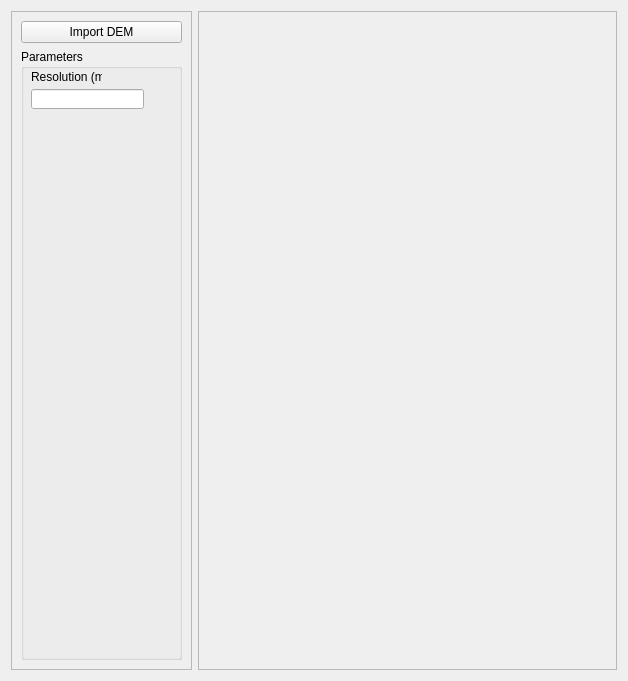
          <widget class="QWidget" name="Importdata">
           <attribute name="title">
            <string>Import DEM Data</string>
           </attribute>
           <layout class="QFormLayout" name="formLayout_3">
            <item row="0" column="0">
             <widget class="QFrame" name="frame_7">
              <property name="minimumSize">
               <size>
                <width>161</width>
                <height>659</height>
               </size>
              </property>
              <property name="frameShape">
               <enum>QFrame::StyledPanel</enum>
              </property>
              <property name="frameShadow">
               <enum>QFrame::Raised</enum>
              </property>
              <layout class="QGridLayout" name="gridLayout_2">
               <item row="0" column="0">
                <widget class="QPushButton" name="ImportDEM">
                 <property name="text">
                  <string>Import DEM</string>
                 </property>
                </widget>
               </item>
               <item row="1" column="0">
                <widget class="QGroupBox" name="groupBox_2">
                 <property name="minimumSize">
                  <size>
                   <width>161</width>
                   <height>71</height>
                  </size>
                 </property>
                 <property name="title">
                  <string>Parameters</string>
                 </property>
                 <widget class="QLineEdit" name="Resolution">
                  <property name="geometry">
                   <rect>
                    <x>10</x>
                    <y>40</y>
                    <width>113</width>
                    <height>20</height>
                   </rect>
                  </property>
                 </widget>
                 <widget class="QLabel" name="label_14">
                  <property name="geometry">
                   <rect>
                    <x>10</x>
                    <y>20</y>
                    <width>71</width>
                    <height>16</height>
                   </rect>
                  </property>
                  <property name="text">
                   <string>Resolution (m)</string>
                  </property>
                 </widget>
                </widget>
               </item>
              </layout>
             </widget>
            </item>
            <item row="0" column="1">
             <widget class="QFrame" name="frame_14">
              <property name="frameShape">
               <enum>QFrame::StyledPanel</enum>
              </property>
              <property name="frameShadow">
               <enum>QFrame::Raised</enum>
              </property>
              <layout class="QGridLayout" name="gridLayout_17">
               <item row="1" column="0" colspan="3">
                <widget class="MatplotlibWidget" name="mplwidget" native="true">
                 <property name="autoFillBackground">
                  <bool>true</bool>
                 </property>
                 <property name="styleSheet">
                  <string notr="true"/>
                 </property>
                </widget>
               </item>
               <item row="0" column="1">
                <spacer name="horizontalSpacer_2">
                 <property name="orientation">
                  <enum>Qt::Horizontal</enum>
                 </property>
                 <property name="sizeHint" stdset="0">
                  <size>
                   <width>387</width>
                   <height>20</height>
                  </size>
                 </property>
                </spacer>
               </item>
              </layout>
             </widget>
            </item>
           </layout>
          </widget>
